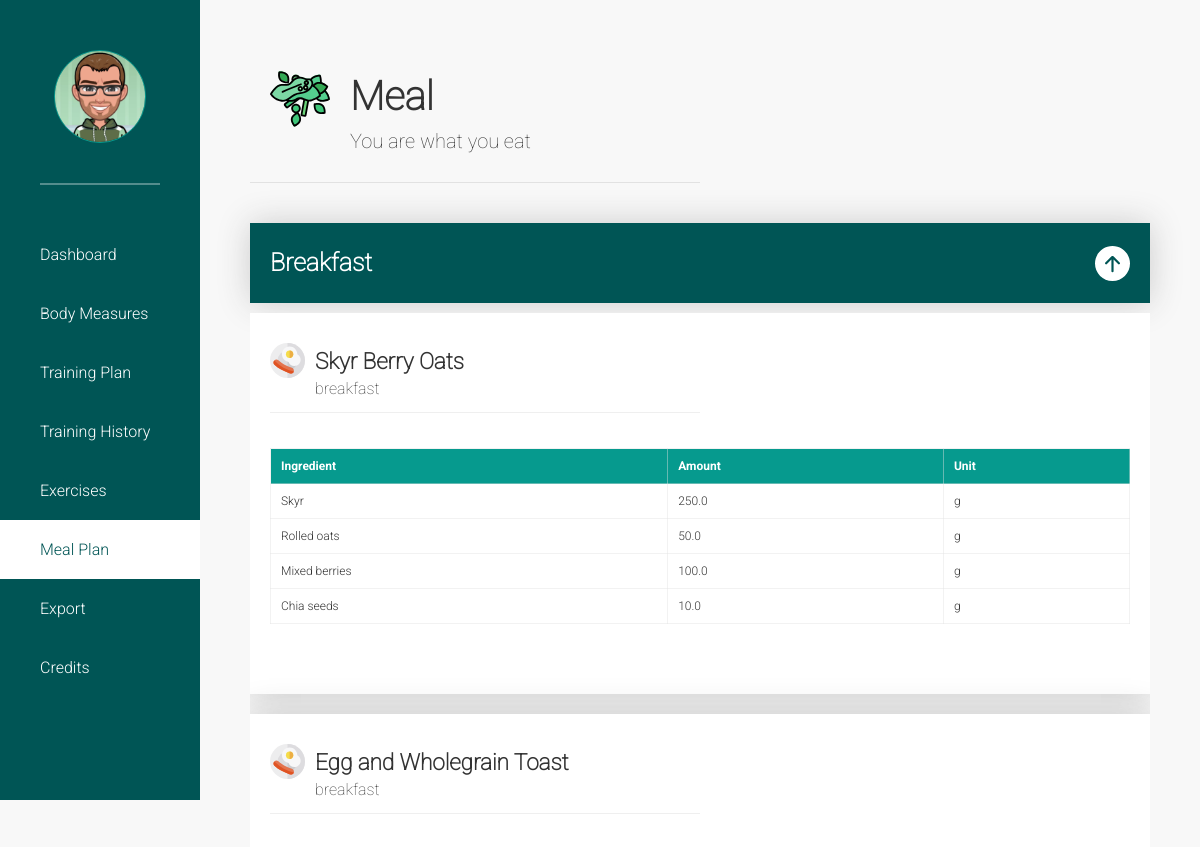
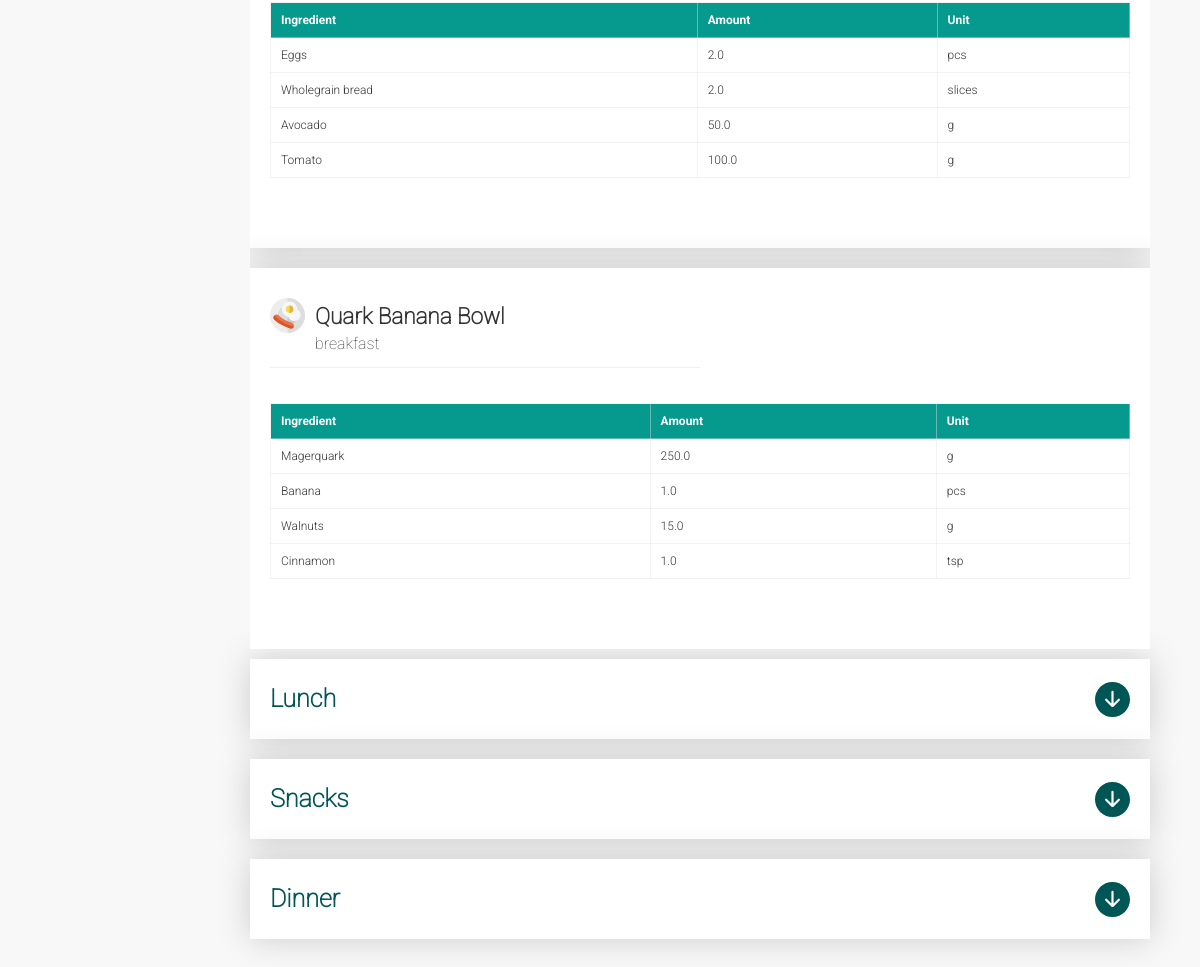
The page /meal-plan/ on the database its author committed (2 pictures, top to bottom).
### tracker/models.py (models this page shows, shortened)
class Meal(models.Model):
    BREAKFAST = "breakfast"
    LUNCH = "lunch"
    DINNER = "dinner"
    SNACK = "snack"
    CATEGORY_CHOICES = [
        (BREAKFAST, "Breakfast"),
        (LUNCH, "Lunch"),
        (DINNER, "Dinner"),
        (SNACK, "Snack"),
    ]
    name = models.CharField(max_length=200)
    category = models.CharField(
        max_length=50,
        choices=CATEGORY_CHOICES,
        default=BREAKFAST,
    )

class Ingredient(models.Model):
    meal = models.ForeignKey(Meal, on_delete=models.CASCADE, related_name="ingredients")
    name = models.CharField(max_length=200)
    amount = models.FloatField(null=True, blank=True)
    unit = models.CharField(max_length=50, null=True, blank=True)

### tracker/views.py (the view)
# urls.py: path("meal-plan/", views.mealPlan, name="meal_plan"),
def mealPlan(request):
    return render(
        request,
        "tracker/meal_plan.html",
        get_meal_plan_context(),
    )

### tracker/views.py (called while the page is built)
def get_meals():
    meals = Meal.objects.all().prefetch_related("ingredients")
    meal_dict = {
        "breakfast": [],
        "lunch": [],
        "dinner": [],
        "snack": [],
    }
    for meal in meals:
        meal_data = {
            "name": meal.name,
            "category": meal.category,
            "ingredients": [],
        }
        for ingredient in meal.ingredients.all():
            ingredient_data = {
                "name": ingredient.name,
                "amount": ingredient.amount,
                "unit": ingredient.unit,
            }
            meal_data["ingredients"].append(ingredient_data)
        meal_dict[meal.category].append(meal_data)
    return meal_dict

def get_meal_plan_context():
    return {
        "meals": get_meals(),
    }

### tracker/templates/tracker/meal_plan.html (shortened to what this page needs)
{% extends "tracker/base.html" %}
{% load static %}
{% block content %}
<div class="data-page meal-plan-page">
    <div class="box-100 box-shadow data-page-box">
        <img class="data-page-box-icon" src="{% static 'tracker/svg/salad.svg' %}"
            alt="Fitness Dashboard | Measuring Tape Icon" aria-hidden="true">
        <div class="data-page-header-box">
            <h1 class="data-page-box-headline">Meal</h1>
            <span class="data-page-box-subheadline">You are what you eat</span>
        </div>
    </div>
    <div class="component accordion-component">
        <div class="accordion">
            <div class="accordion-headline accordion-active">
                <h3>
                    Breakfast
                </h3>
                <div class="accordion-icon">
                </div>
            </div>
            <div class="accordion-content accordion-active">
                <div class="box-container">
                    {% for meal in meals.breakfast %}
                    <div class="box-50 box-shadow info-box">
                        <div class="info-box-header">
                            <div class="info-box-header-icon">
                                <img class="info-box-icon" src="{% static 'tracker/svg/breakfast.svg' %}"
                                    alt="Fitness Dashboard | Breakfast Icon" aria-hidden="true">
                            </div>
                            <div class="info-box-header-headlines">
                                <h2 class="info-box-icon-headline">{{ meal.name }}</h2>
                                <span class="info-box-icon-subheadline">{{ meal.category }}</span>
                            </div>
                        </div>
                        <table>
                            <thead>
                                <tr>
                                    <th>Ingredient</th>
                                    <th>Amount</th>
                                    <th>Unit</th>
                                </tr>
                            </thead>
                            <tbody>
                                {% for ingredient in meal.ingredients %}
                                <tr>
                                    <td>{{ ingredient.name }}</td>
                                    <td>{{ ingredient.amount }}</td>
                                    <td>{{ ingredient.unit }}</td>
                                </tr>
                                {% endfor %}
                            </tbody>
                        </table>
                    </div>
                    {% endfor %}
                </div>
            </div>
        </div>
        <div class="accordion">
            <div class="accordion-headline">
                <h3>
                    Lunch
                </h3>
                <div class="accordion-icon">
                </div>
            </div>
        </div>
        <div class="accordion">
            <div class="accordion-headline">
                <h3>
                    Snacks
                </h3>
                <div class="accordion-icon">
                </div>
            </div>
        </div>
        <div class="accordion">
            <div class="accordion-headline">
                <h3>
                    Dinner
                </h3>
                <div class="accordion-icon">
                </div>
            </div>
        </div>
    </div>
</div>
{% endblock %}

### rows shown on the page
Meal: name "Skyr Berry Oats", category "breakfast"
Ingredient: name "Skyr", amount "250.0"
Ingredient: name "Rolled oats", amount "50.0"
Ingredient: name "Mixed berries", amount "100.0"
Ingredient: name "Chia seeds", amount "10.0"
Meal: name "Egg and Wholegrain Toast", category "breakfast"
Ingredient: name "Eggs", amount "2.0", unit "pcs"
Ingredient: name "Wholegrain bread", amount "2.0", unit "slices"
Ingredient: name "Avocado", amount "50.0"
Ingredient: name "Tomato", amount "100.0"
Meal: name "Quark Banana Bowl", category "breakfast"
Ingredient: name "Magerquark", amount "250.0"
Ingredient: name "Banana", amount "1.0", unit "pcs"
Ingredient: name "Walnuts", amount "15.0"
Ingredient: name "Cinnamon", amount "1.0", unit "tsp"

### other values the page prints
{{ ingredient.unit }} "g" "g" "g" "g" "g" "g" "g" "g"
